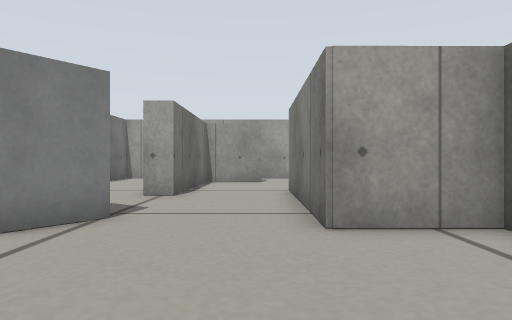
[1] (above)

19 first-person views from a walk through a Gazebo world. The camera is 0.19 m above the floor, looks level and sees 70° across. The floor is counted in squares, 0.2 m on a side. Each view is taken from the middle of a square. On the plan, view 1 faces up. The plan holds only what a view shows up to about 13 squares ahead; the rest is blank. The robots in the file are not drawn.

[2]
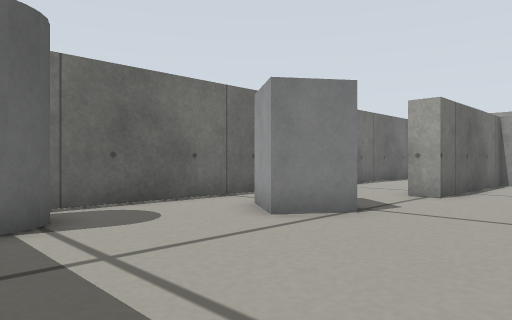

[3]
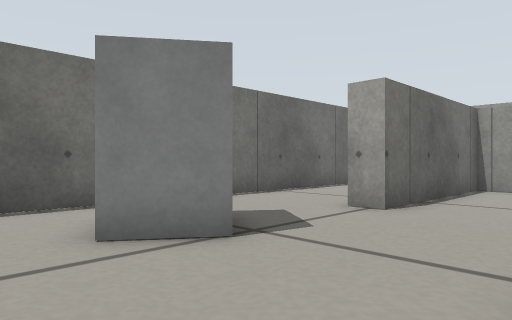

[4]
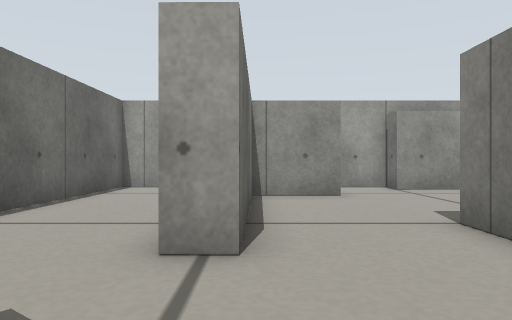

[5]
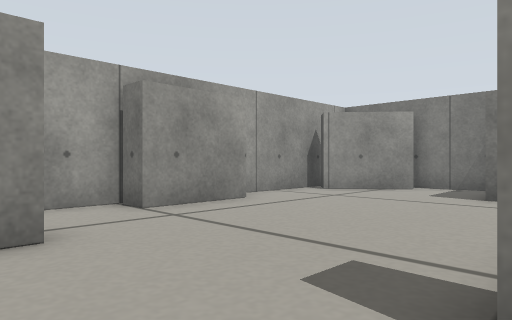

[6]
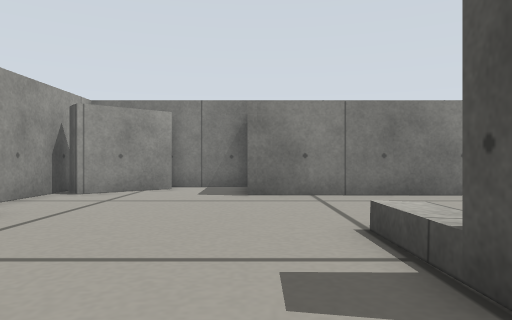

[7]
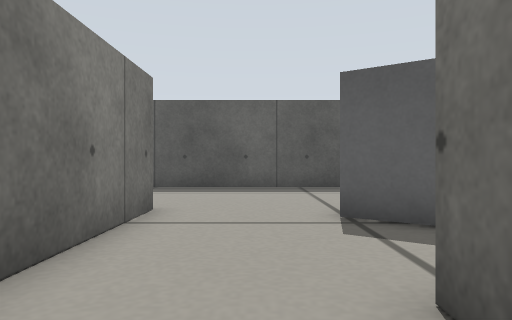

[8]
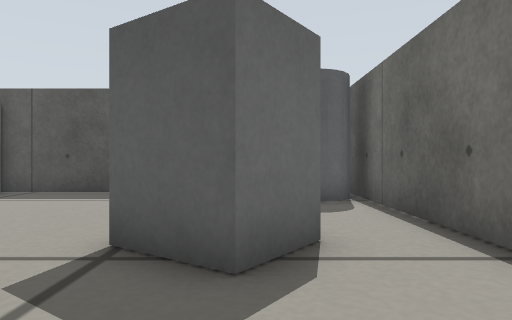

[9]
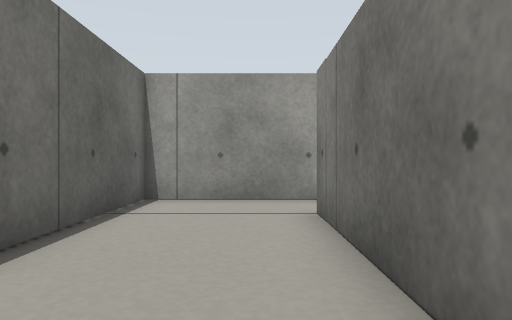

[10]
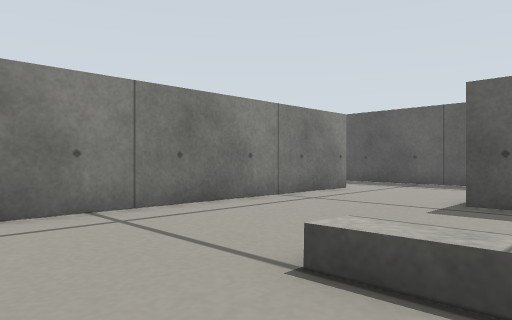

[11]
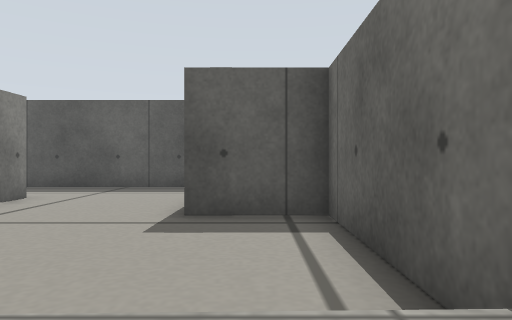

[12]
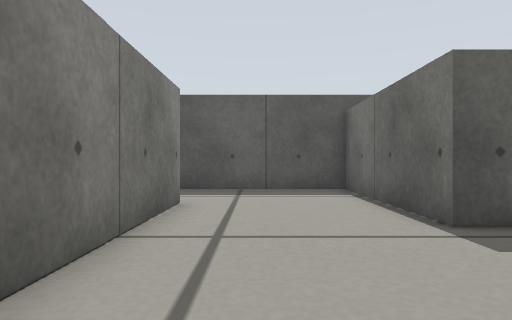

[13]
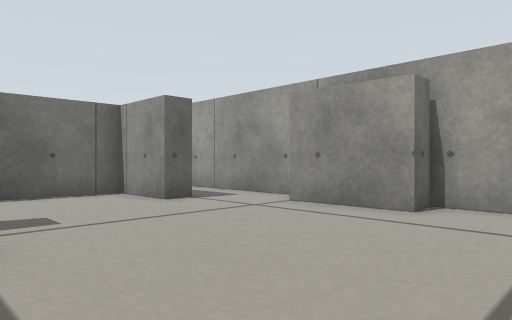

[14]
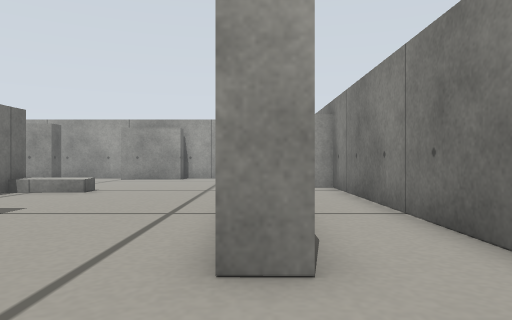

[15]
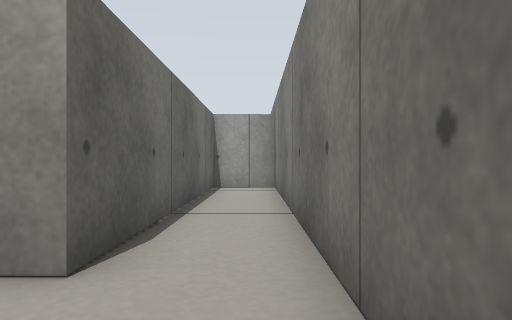

[16]
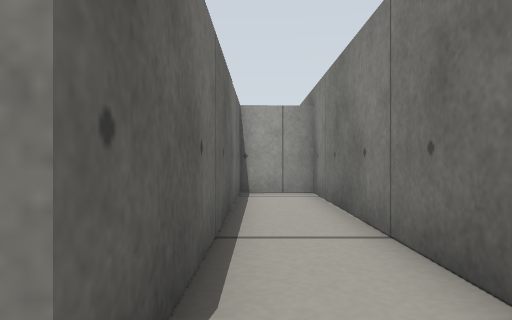

[17]
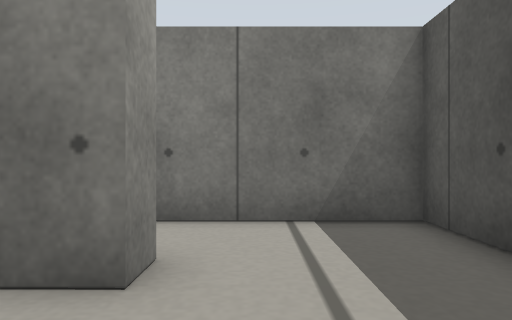

[18]
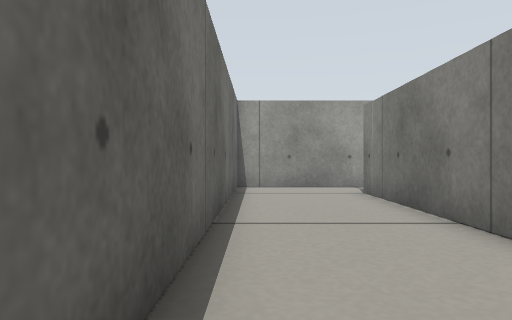

[19]
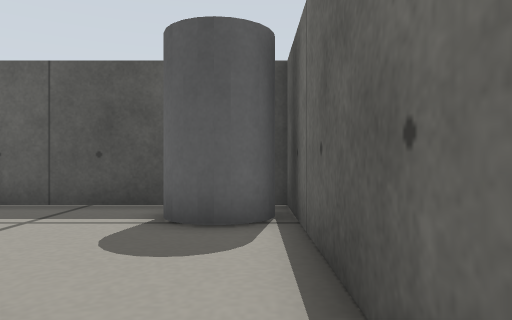

### Floor plan
Points are (right, up) in squares from view 1. A wall is a line through its corners. A room is listed if a view was taken in it or the views show most of it. See-through windows are left out.
Room 1 (views 1, 2, 3, 4, 5, 6, 7, 8, 9, 10, 11, 18, 19)
walls: (-3, 10.3) (-2.9, 16.4); (3.5, 5) (1, 5) (1, 11.4) (4, 11.4); (0.2, 16.4) (0.2, 15.7) (-2.1, 15.6) (-2.2, 9.6) (-3, 9.6); (8.8, 11.6) (8.8, 13.3); (-4.1, -0.6) (3.4, -0.6); (11.7, 13.3) (11.7, 16.1); (11, 15.7) (9.1, 17.9); (10.2, 18.7) (5.3, 18.7) (5.4, 17.7) (2.5, 17.6) (2.5, 18.7) (-6.6, 18.7) (-6.6, -0.5)
ways out: opening at (6.5, 11) to room 2
objects: grey cylinder (-6, 1) to (-5, 2); grey box (-5, 5) to (-3, 7)
Room 2 (views 12, 13, 17)
walls: (8.7, 3) (8.8, 11.6); (1.8, 11.5) (1.8, 5.8) (4.2, 5.8) (4.1, -0.6) (8.5, -0.6)
low walls: (4, 11.4) (4, 10.7) (1.7, 10.6)
ways out: opening at (6.5, 11) to room 1; opening at (9, 1) to room 3
Room 3 (views 14, 15, 16)
walls: (8.5, -0.6) (11.7, -0.6) (11.7, 12.5) (9.6, 12.4) (9.5, 2.9) (8.7, 3)
ways out: opening at (9, 1) to room 2

Where each view was taken, in squares from view 1:
view 1: 0 up, 0 right, facing up
view 2: 0 up, 1 right, facing up-left
view 3: 3 up, 1 right, facing up-left
view 4: 6 up, 2 left, facing up
view 5: 11 up, 1 left, facing up-right
view 6: 13 up, 1 left, facing right
view 7: 12 up, 1 left, facing down
view 8: 10 up, 4 left, facing down
view 9: 10 up, 4 left, facing up
view 10: 14 up, 2 right, facing down-right
view 11: 12 up, 3 right, facing down
view 12: 11 up, 7 right, facing down
view 13: 11 up, 8 right, facing up-left
view 14: 0 up, 9 right, facing up
view 15: 0 up, 11 right, facing up
view 16: 2 up, 10 right, facing up
view 17: 2 up, 6 right, facing right
view 18: 6 up, 6 left, facing up
view 19: 7 up, 6 left, facing down
